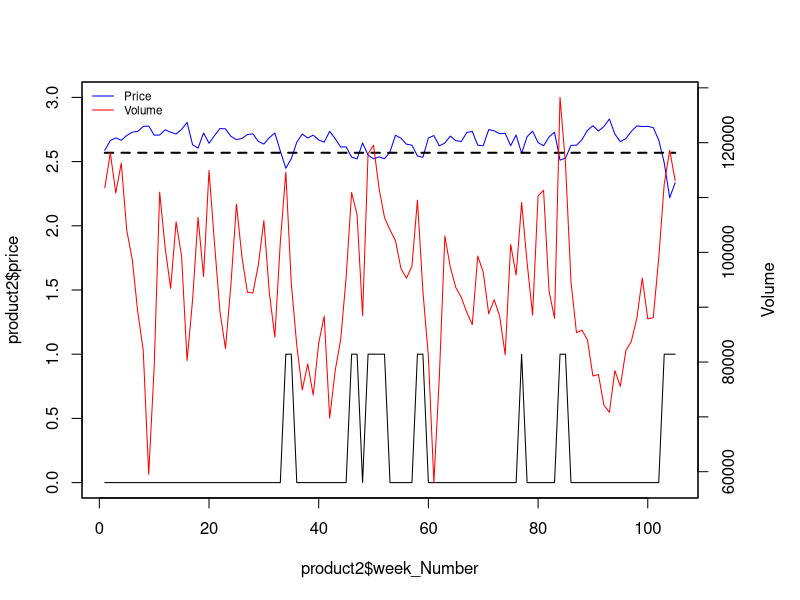
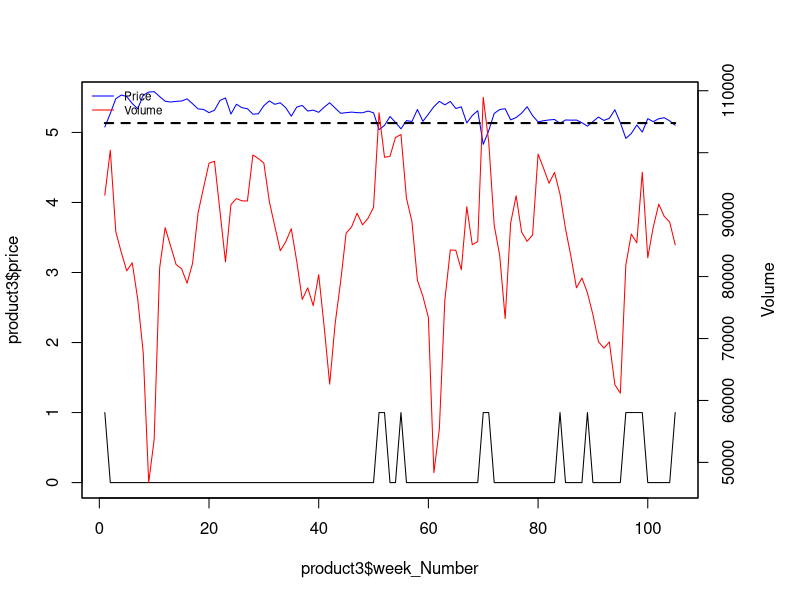
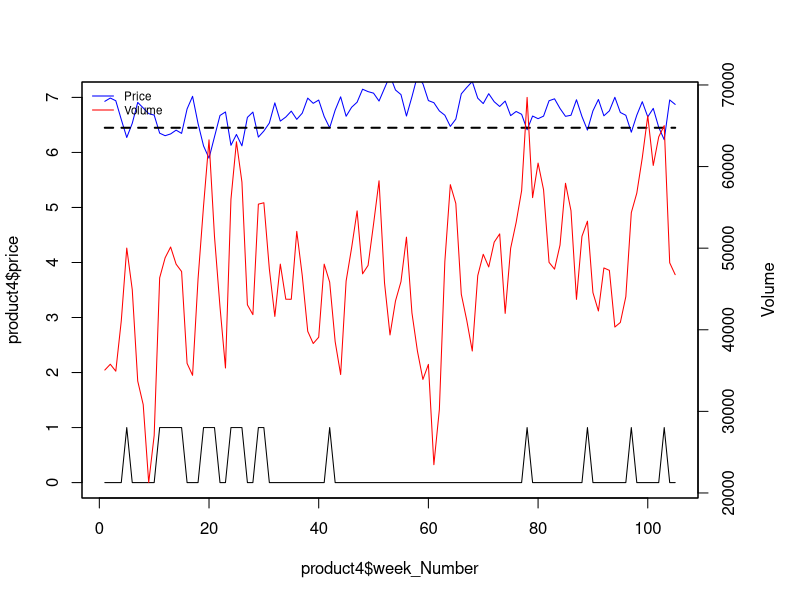
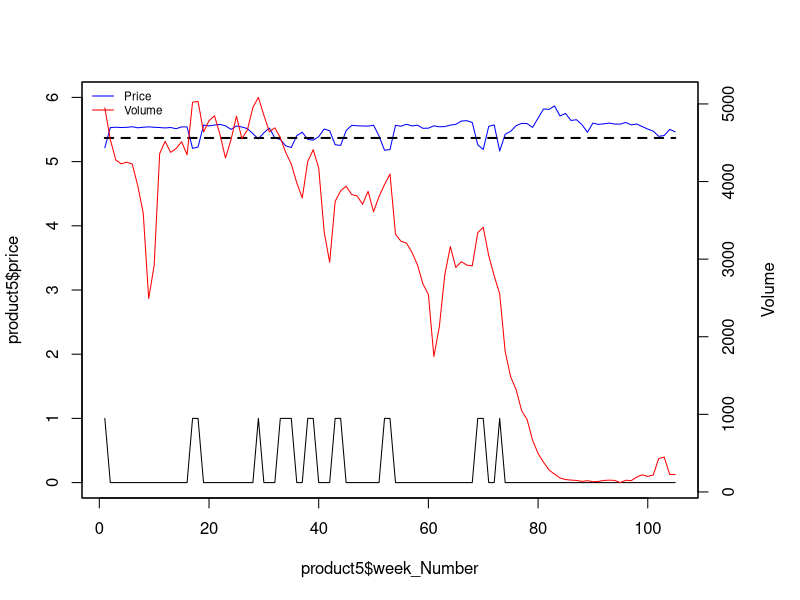
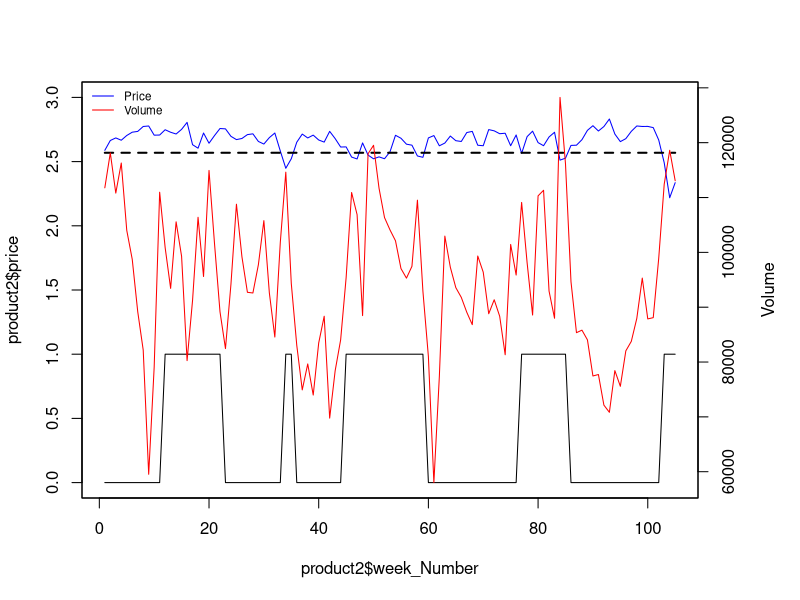
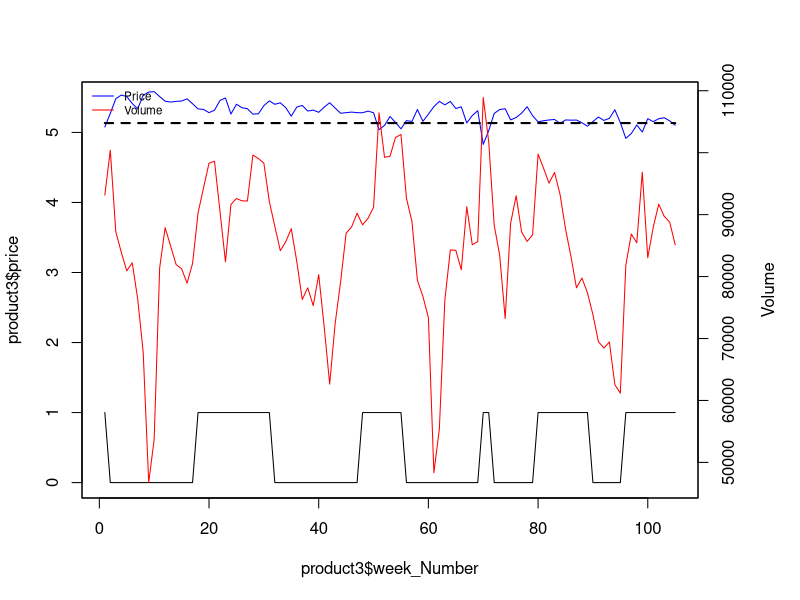
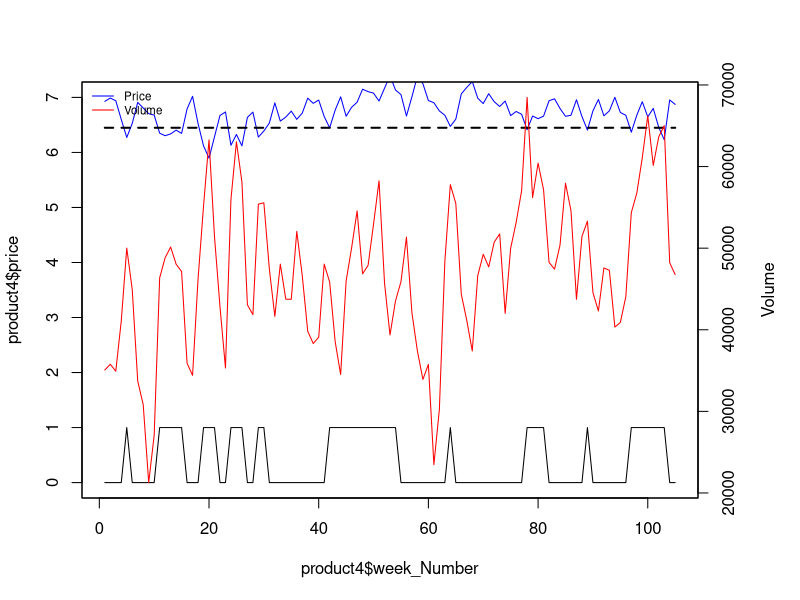
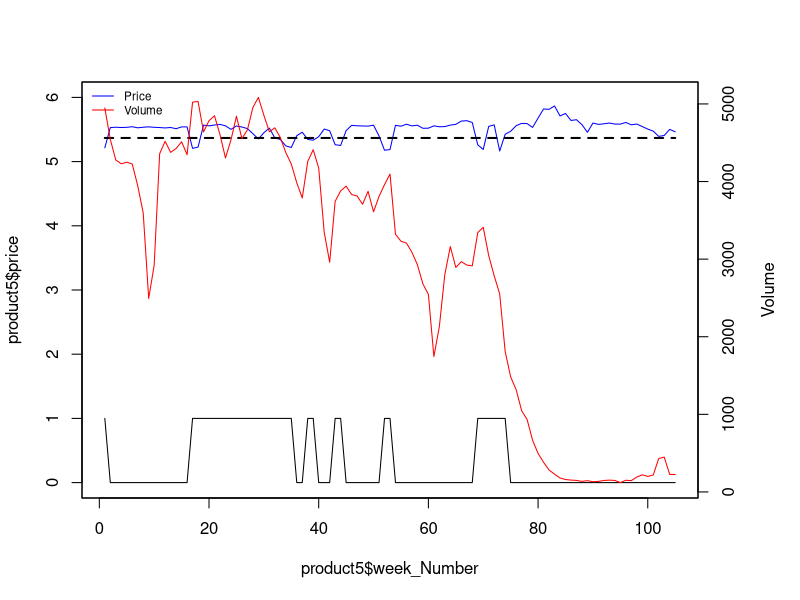

Here is the R script that generated these plots, in order:
setwd("/Users/Steven/Google Drive/Imperial College London/Term 3/Retail and Marketing Analytics/Data/Crackers")
library(readxl)
library(MASS)
library(dplyr)
library(tidyr)

# import data
product2 <- read_excel('Crackers.xlsx', sheet = 2, col_names = TRUE)
product3 <- read_excel('Crackers.xlsx', sheet = 3, col_names = TRUE)
product4 <- read_excel('Crackers.xlsx', sheet = 4, col_names = TRUE)
product5 <- read_excel('Crackers.xlsx', sheet = 5, col_names = TRUE)

# separate "Week" column
product2 <- product2 %>% 
  separate(Week, c("S", "week"), " ")
product3 <- product3 %>% 
  separate(Week, c("S", "week"), " ")
product4 <- product4 %>% 
  separate(Week, c("S", "week"), " ")
product5 <- product5 %>% 
  separate(Week, c("S", "week"), " ")


# convert week into data format
product2$week <- as.Date(product2$week, "%d/%m/%y")
product3$week <- as.Date(product3$week, "%d/%m/%y")
product4$week <- as.Date(product4$week, "%d/%m/%y")
product5$week <- as.Date(product5$week, "%d/%m/%y")

# add week number
product2$week_Number <- 1:nrow(product2)
product3$week_Number <- 1:nrow(product3)
product4$week_Number <- 1:nrow(product4)
product5$week_Number <- 1:nrow(product5)

# calculate prices and log prices
product2$price <- product2$Value_Euros / product2$Volume
product3$price <- product3$Value_Euros / product3$Volume
product4$price <- product4$Value_Euros / product4$Volume
product5$price <- product5$Value_Euros / product5$Volume

product2$log.p <- log(product2$price)
product2$log.q <- log(product2$Volume)

product3$log.p <- log(product3$price)
product3$log.q <- log(product3$Volume)

product4$log.p <- log(product4$price)
product4$log.q <- log(product4$Volume)

product5$log.p <- log(product5$price)
product5$log.q <- log(product5$Volume)


# add average price and threshold, first threshold is 1 sd below mean
product2$average_Price <- mean(product2$price)
product2$threshold1 <- mean(product2$price) - sd(product2$price)
product2$promo <- ifelse(product2$price < product2$threshold1, 1, 0)

product3$average_Price <- mean(product3$price)
product3$threshold1 <- mean(product3$price) - sd(product3$price)
product3$promo <- ifelse(product3$price < product3$threshold1, 1, 0)

product4$average_Price <- mean(product4$price)
product4$threshold1 <- mean(product4$price) - sd(product4$price)
product4$promo <- ifelse(product4$price < product4$threshold1, 1, 0)

product5$average_Price <- mean(product5$price)
product5$threshold1 <- mean(product5$price) - sd(product5$price)
product5$promo <- ifelse(product5$price < product5$threshold1, 1, 0)

# plot sales and price for each product

# product 2
par(mar=c(5,4,4,5)+.1)
plot(product2$week_Number, product2$price, type="l", col="blue", ylim=c(0,3))
#lines(product2$average_Price, lty=2, lwd=2)
lines(product2$threshold1, lty=2, lwd=2)
lines(product2$promo)   # c is the promotion dummy from the other RMD
par(new=TRUE)
plot(product2$week_Number, product2$Volume,type="l",col="red",xaxt="n",yaxt="n",xlab="",ylab="")
axis(4)
mtext("Volume",side=4,line=3)
legend("topleft",col=c("blue","red"), lty=1, legend=c("Price","Volume"), cex=0.7, bty = "n")

# product 3
par(mar=c(5,4,4,5)+.1)
plot(product3$week_Number, product3$price, type="l", col="blue", ylim=c(0,5.5))
lines(product3$threshold1, lty=2, lwd=2)
lines(product3$promo)
par(new=TRUE)
plot(product3$week_Number, product3$Volume,type="l",col="red",xaxt="n",yaxt="n",xlab="",ylab="")
axis(4)
mtext("Volume",side=4,line=3)
legend("topleft",col=c("blue","red"), lty=1, legend=c("Price","Volume"), cex=0.7, bty = "n")

# product 4
par(mar=c(5,4,4,5)+.1)
plot(product4$week_Number, product4$price, type="l", col="blue", ylim=c(0,7))
lines(product4$threshold1, lty=2, lwd=2)
lines(product4$promo)
par(new=TRUE)
plot(product4$week_Number, product4$Volume, type="l",col="red",xaxt="n",yaxt="n",xlab="",ylab="")
axis(4)
mtext("Volume",side=4,line=3)
legend("topleft",col=c("blue","red"), lty=1, legend=c("Price","Volume"), cex=0.7, bty = "n")

# product 5
par(mar=c(5,4,4,5)+.1)
plot(product5$week_Number, product5$price, type="l", col="blue", ylim=c(0,6))
lines(product5$threshold1, lty=2, lwd=2)
lines(product5$promo)
par(new=TRUE)
plot(product5$week_Number, product5$Volume, type="l",col="red",xaxt="n",yaxt="n",xlab="",ylab="")
axis(4)
mtext("Volume",side=4,line=3)
legend("topleft",col=c("blue","red"), lty=1, legend=c("Price","Volume"), cex=0.7, bty = "n")


### ratio of sd to mean
sd(product2$price)/mean(product2$price)
# 3.5% seems a bit low for a promotion. think 2 for 1...

# number of promotions during two year period, using 1 sd method
sum(product2$promo)/ nrow(product2)
# 15%, seems way too low

# average size of promotion ~24%
# http://www.mosaicmarketing.co.uk/single-post/2016/11/30/FMCG-brands-cut-price-promotions---a-bit

# possible method to identify the promotions periods:
# find price promotions with threshold method (need to find a way to define base price)
# then look at magnitude of sales and identify where sales have a similar magnitude to the 
# price promo and deduce that those are other types of promo (feat or aisle)

# attempt at adding the promotions manually (feature and aisle which is not visible in price)
# also set promo to one when GRP is available

# no GRP
product2[12:22, "promo"] <- 1
product2[45:59, "promo"] <- 1
product2[77:85, "promo"] <- 1

product3$ad <- ifelse(product3$GRP != 0, 1, 0)
product3[18:31, "promo"] <- 1
product3[48:55, "promo"] <- 1
product3[80:89, "promo"] <- 1
product3[99:105, "promo"] <- 1

product4$ad <- ifelse(product4$GRP != 0, 1, 0)
product4[42:54, "promo"] <- 1
product4[64, "promo"] <- 1
product4[79:81, "promo"] <- 1
product4[98:102, "promo"] <- 1

# no GRP
product5[17:35, "promo"] <- 1
product5[69:74, "promo"] <- 1

# view new graphs with added promotions periods

# product 2
par(mar=c(5,4,4,5)+.1)
plot(product2$week_Number, product2$price, type="l", col="blue", ylim=c(0,3))
#lines(product2$average_Price, lty=2, lwd=2)
lines(product2$threshold1, lty=2, lwd=2)
lines(product2$promo)   # c is the promotion dummy from the other RMD
par(new=TRUE)
plot(product2$week_Number, product2$Volume,type="l",col="red",xaxt="n",yaxt="n",xlab="",ylab="")
axis(4)
mtext("Volume",side=4,line=3)
legend("topleft",col=c("blue","red"), lty=1, legend=c("Price","Volume"), cex=0.7, bty = "n")

# product 3
par(mar=c(5,4,4,5)+.1)
plot(product3$week_Number, product3$price, type="l", col="blue", ylim=c(0,5.5))
lines(product3$threshold1, lty=2, lwd=2)
lines(product3$promo)
par(new=TRUE)
plot(product3$week_Number, product3$Volume,type="l",col="red",xaxt="n",yaxt="n",xlab="",ylab="")
axis(4)
mtext("Volume",side=4,line=3)
legend("topleft",col=c("blue","red"), lty=1, legend=c("Price","Volume"), cex=0.7, bty = "n")

# product 4
par(mar=c(5,4,4,5)+.1)
plot(product4$week_Number, product4$price, type="l", col="blue", ylim=c(0,7))
lines(product4$threshold1, lty=2, lwd=2)
lines(product4$promo)
par(new=TRUE)
plot(product4$week_Number, product4$Volume, type="l",col="red",xaxt="n",yaxt="n",xlab="",ylab="")
axis(4)
mtext("Volume",side=4,line=3)
legend("topleft",col=c("blue","red"), lty=1, legend=c("Price","Volume"), cex=0.7, bty = "n")

# product 5
par(mar=c(5,4,4,5)+.1)
plot(product5$week_Number, product5$price, type="l", col="blue", ylim=c(0,6))
lines(product5$threshold1, lty=2, lwd=2)
lines(product5$promo)
par(new=TRUE)
plot(product5$week_Number, product5$Volume, type="l",col="red",xaxt="n",yaxt="n",xlab="",ylab="")
axis(4)
mtext("Volume",side=4,line=3)
legend("topleft",col=c("blue","red"), lty=1, legend=c("Price","Volume"), cex=0.7, bty = "n")


# proportion of promotions during two year period, after adding manually
sum(product2$promo)/ nrow(product2)
sum(product3$promo)/ nrow(product3)
sum(product4$promo)/ nrow(product4)
sum(product5$promo)/ nrow(product5)
# between 30-42%

# add the baseline in excel and read the data again
# write.csv(product2, file = "product2.csv")
# write.csv(product3, file = "product3.csv")
# write.csv(product4, file = "product4.csv")
# write.csv(product5, file = "product5.csv")

# load files with baseline
setwd("/Users/Steven/Google Drive/Imperial College London/Term 3/Retail and Marketing Analytics/Team assignment/retail group/Data 1")

prod2 <- read.csv("product2.csv")
prod3 <- read.csv("product3.csv")
prod4 <- read.csv("product4.csv")
prod5 <- read.csv("product5.csv")

# fill baseline column with regular volumes
prod2$baseline <- ifelse(is.na(prod2$baseline), prod2$Volume, prod2$baseline)
prod3$baseline <- ifelse(is.na(prod3$baseline), prod3$Volume, prod3$baseline)
prod4$baseline <- ifelse(is.na(prod4$baseline), prod4$Volume, prod4$baseline)
prod5$baseline <- ifelse(is.na(prod5$baseline), prod5$Volume, prod5$baseline)

# add column for sum of lift and volume for the plot
prod2$lift_plot <- ifelse(is.na(prod2$weekly_lift), prod2$Volume + 0,  prod2$Volume + prod2$weekly_lift)
prod3$lift_plot <- ifelse(is.na(prod3$weekly_lift), prod3$Volume + 0,  prod3$Volume + prod3$weekly_lift)
prod4$lift_plot <- ifelse(is.na(prod4$weekly_lift), prod4$Volume + 0,  prod4$Volume + prod4$weekly_lift)
prod5$lift_plot <- ifelse(is.na(prod5$weekly_lift), prod5$Volume + 0,  prod5$Volume + prod5$weekly_lift)

# plot baseline and lift

# product 2
plot(prod2$week_Number, prod2$lift_plot, type="l", lwd=2, ylim = c(0, max(prod2$lift_plot)), col = 11)
lines(prod2$baseline, lwd=2)
legend("bottomleft",col=c("black", 11), lty=1, legend=c("Baseline","Lift"), cex=0.7, bty = "n")

# product 3
plot(prod3$week_Number, prod3$lift_plot, type="l", lwd=2, ylim = c(0, max(prod3$lift_plot)), col = 11)
lines(prod3$baseline, lwd=2)
legend("bottomleft",col=c("black", 11), lty=1, legend=c("Baseline","Lift"), cex=0.7, bty = "n")

# product 4
plot(prod4$week_Number, prod4$lift_plot, type="l", lwd=2, ylim = c(0, max(prod4$lift_plot)), col = 11)
lines(prod4$baseline, lwd=2)
legend("bottomleft",col=c("black", 11), lty=1, legend=c("Baseline","Lift"), cex=0.7, bty = "n")

# product 5
plot(prod5$week_Number, prod5$lift_plot, type="l", lwd=2, ylim = c(0, max(prod5$lift_plot)), col = 11)
lines(prod5$baseline, lwd=2)
legend("topright",col=c("black", 11), lty=1, legend=c("Baseline","Lift"), cex=0.7, bty = "n")


# graph 2,3,5 look reasonably ok, graph 4 looks a bit strange because has negative lift
# and irregular promos
# graphs don't look exactly like hers which kinda sucks too



